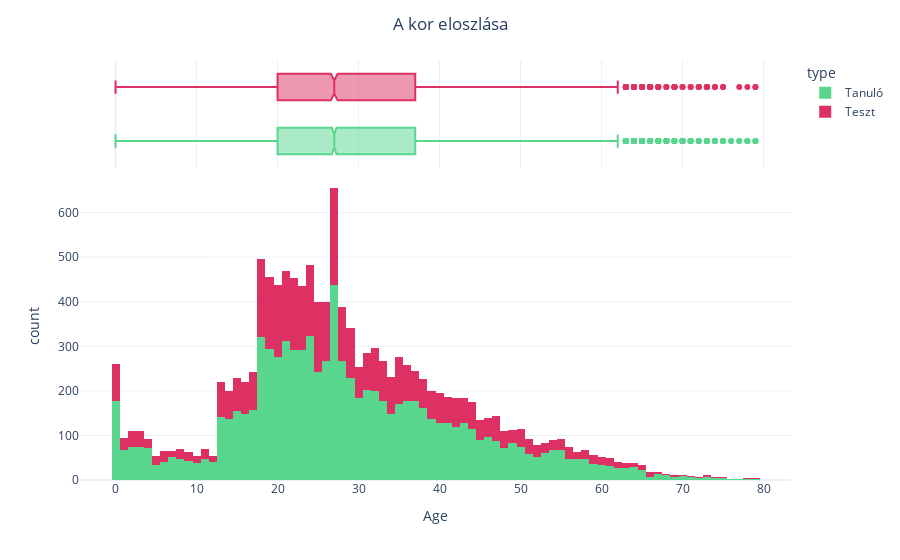

This figure's notebook cell:
### Markdown cell above
A kor eloszlása

### Code cell
train_age = train.copy()
test_age = test.copy()
train_age["type"] = "Tanuló"
test_age["type"] = "Teszt"
ageDf = pd.concat([train_age, test_age])
fig = px.histogram(data_frame = ageDf, 
                   x="Age",
                   color= "type",
                   color_discrete_sequence =  ['#58D68D','#DE3163'],
                   marginal="box",
                   nbins= 100,
                    template="plotly_white"
                )
fig.update_layout(title = "A kor eloszlása" , title_x = 0.5)
fig.show()

### Figure 1 — Plotly figure (JSON) as saved in the notebook; plotly's stock layout.template omitted (floating-point values rounded to 4 significant figures; data arrays with more than 128 entries replaced by an {"elided": "..."} marker saying what was removed)
{"data": [{"alignmentgroup": "True", "bingroup": "x", "hovertemplate": "type=Tanuló<br>Age=%{x}<br>count=%{y}<extra></extra>", "legendgroup": "Tanuló", "marker": {"color": "#58D68D", "pattern": {"shape": ""}}, "name": "Tanuló", "nbinsx": 100, "offsetgroup": "Tanuló", "orientation": "v", "showlegend": true, "type": "histogram", "x": {"elided": "8693 int values"}, "xaxis": "x", "yaxis": "y"}, {"alignmentgroup": "True", "hovertemplate": "type=Tanuló<br>Age=%{x}<extra></extra>", "legendgroup": "Tanuló", "marker": {"color": "#58D68D"}, "name": "Tanuló", "notched": true, "offsetgroup": "Tanuló", "showlegend": false, "type": "box", "x": {"elided": "8693 int values"}, "xaxis": "x2", "yaxis": "y2"}, {"alignmentgroup": "True", "bingroup": "x", "hovertemplate": "type=Teszt<br>Age=%{x}<br>count=%{y}<extra></extra>", "legendgroup": "Teszt", "marker": {"color": "#DE3163", "pattern": {"shape": ""}}, "name": "Teszt", "nbinsx": 100, "offsetgroup": "Teszt", "orientation": "v", "showlegend": true, "type": "histogram", "x": {"elided": "4277 int values"}, "xaxis": "x", "yaxis": "y"}, {"alignmentgroup": "True", "hovertemplate": "type=Teszt<br>Age=%{x}<extra></extra>", "legendgroup": "Teszt", "marker": {"color": "#DE3163"}, "name": "Teszt", "notched": true, "offsetgroup": "Teszt", "showlegend": false, "type": "box", "x": {"elided": "4277 int values"}, "xaxis": "x2", "yaxis": "y2"}], "layout": {"barmode": "relative", "legend": {"title": {"text": "type"}, "tracegroupgap": 0}, "margin": {"t": 60}, "title": {"text": "A kor eloszlása", "x": 0.5}, "xaxis": {"anchor": "y", "domain": [0, 1], "title": {"text": "Age"}}, "xaxis2": {"anchor": "y2", "domain": [0, 1], "matches": "x", "showgrid": true, "showticklabels": false}, "yaxis": {"anchor": "x", "domain": [0, 0.7326], "title": {"text": "count"}}, "yaxis2": {"anchor": "x2", "domain": [0.7426, 1], "matches": "y2", "showgrid": false, "showline": false, "showticklabels": false, "ticks": ""}}}
